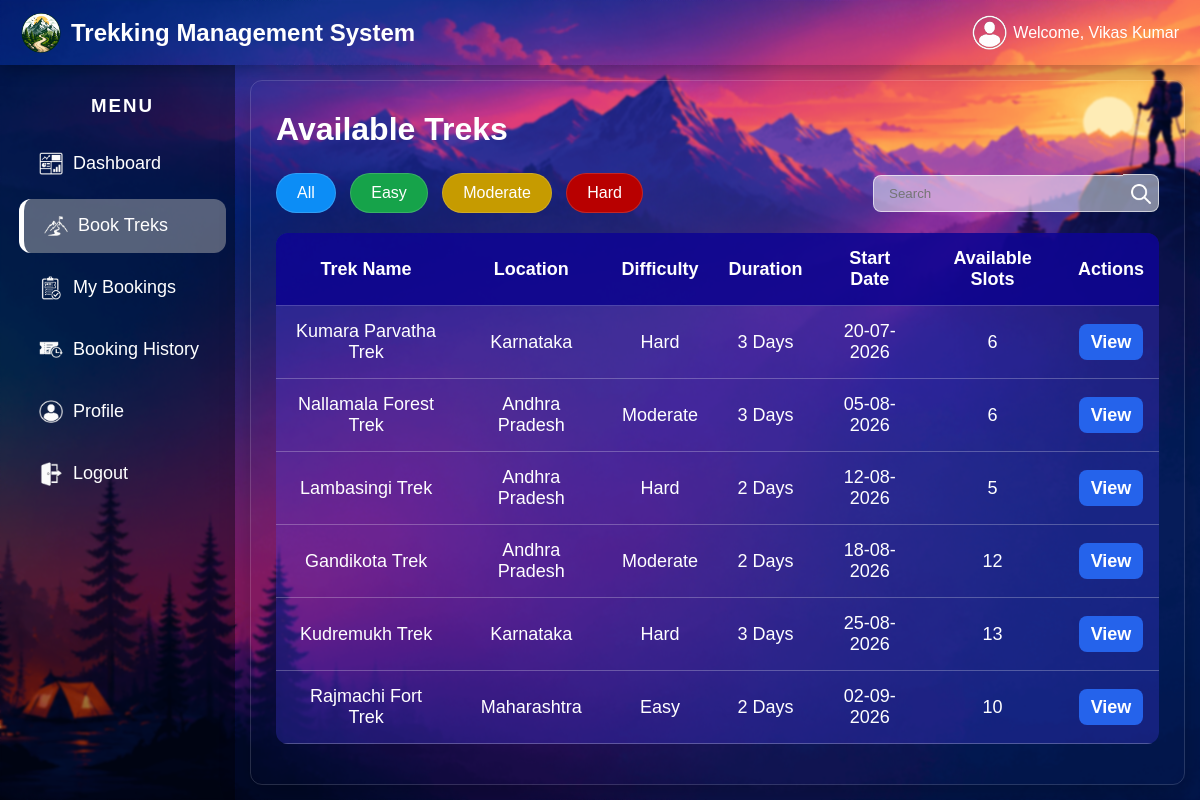
Screenshot of /user_book_treks (signed in) with the database file from the repository.
### tables this page shows
CREATE TABLE treks(
        id INTEGER PRIMARY KEY AUTOINCREMENT,
        trek_name TEXT NOT NULL,
        location TEXT NOT NULL,
        difficulty TEXT NOT NULL,
        duration INTEGER NOT NULL,
        start_date TEXT NOT NULL,
        end_date TEXT NOT NULL,
        total_slots INTEGER NOT NULL,
        available_slots INTEGER NOT NULL,
        status TEXT DEFAULT 'Open',
        description TEXT,
        image TEXT,
        staff_id INTEGER,
        trek_state TEXT DEFAULT 'Not Started',
        FOREIGN KEY(staff_id) REFERENCES users(id));

### app.py (the view)
@app.route("/user_book_treks")
def user_book_treks():
    if "user_id" not in session:
        return redirect("/")
    user_id = session["user_id"]
    user_name = session["user_name"]
    search = request.args.get('search','').strip()
    conn = sqlite3.connect("trek.db")
    cursor = conn.cursor()
    if search:
        cursor.execute("""
            SELECT * FROM treks
            WHERE trek_state='Not Started' AND available_slots > 0 AND status='Open'
            AND( trek_name LIKE ?
                OR location LIKE ?
                OR duration LIKE ?
                OR start_date LIKE ?)
                ORDER BY start_date""",
            (f"%{search}%",f"%{search}%",f"%{search}%",f"%{search}%")
        )
    else:
        cursor.execute(
            """SELECT * FROM treks
            WHERE trek_state='Not Started' AND available_slots > 0 AND status='Open'
            ORDER BY start_date""")
    treks = cursor.fetchall()
    conn.close()
    return render_template("user_book_treks.html", user_id=user_id,
                           user_name=user_name, treks=treks,
                           page="treks", search=search)

### app.py (called while the page is built)
@app.template_filter("format_date")
def format_date(value):
    if not value:
        return '-'
    if " " in value:
        date = datetime.strptime(value, "%Y-%m-%d %H:%M:%S")
    else:
        date = datetime.strptime(value, "%Y-%m-%d")
    return date.strftime("%d-%m-%Y")

### templates/user_book_treks.html (shortened to what this page needs)
{% extends "base_user.html" %}
{% block content %}
    <div class="glass-card">
        <h1>Available Treks</h1>
        <div class="top-bar">
            <div class="status_button">
                <a href="/user_book_treks" class="blue">All</a>
                <a href="/user_book_treks/easy" class="green">Easy</a>
                <a href="/user_book_treks/moderate" class="yellow">Moderate</a>
                <a href="/user_book_treks/hard" class="red">Hard</a>
            </div>
            <form method="GET" class="search-form">
                <input type="text" name="search" placeholder="Search" value="{{request.args.get('search','')}}">
                <button type="submit"><img src="/static/images/search icon.png" alt="search icon"></button>
            </form>
        </div>
        <table>
            <tr>
                <th>Trek Name</th>
                <th>Location</th>
                <th>Difficulty</th>
                <th>Duration</th>
                <th>Start Date</th>
                <th>Available Slots</th>
                <th>Actions</th>
            </tr>
            {% for trek in treks %}
            <tr>
                <td>{{trek[1]}}</td>
                <td>{{trek[2]}}</td>
                <td>{{trek[3]}}</td>
                <td>{{trek[4]}} Days</td>
                <td>{{trek[5] | format_date}}</td>
                <td>{{trek[8]}}</td>
                <td>
                    <a href="/user_trek_booking/{{trek[0]}}" class="update-btn">
                        View
                    </a>
                </td>
            </tr>
            {% endfor %}
    </div>
{% endblock %}

### templates/base_user.html (shortened to what this page needs)
<!DOCTYPE html>
<html lang="en">
<head>
    <link rel="stylesheet" href="/static/css/user_dash_style.css">
</head>
<body>
    <div class="navbar">
        <div class="logo">
            <img src="/static/images/Logo.png" alt="Brand Logo">
            <span>Trekking Management System</span>
        </div>
        <div class="admin">
            <img src="/static/images/profile logo.png" alt="profile logo"> Welcome, {{user_name}}
        </div>
    </div>
    <div class="container">
        <div class="sidebar">
            <h3>MENU</h3>
            <a class="{% if page == 'dash'%}high_side{% endif %}" href="/user_dash">
                <img src="/static/images/dash logo.png" alt="dashboard logo">
                <div>Dashboard</div>
            </a>
            <a class="{% if page == 'treks'%}high_side{% endif %}" href="/user_book_treks">
                <img src="/static/images/manage treks logo.png" alt="Book treks logo">
                <div>Book Treks</div>
            </a>
            <a class="{% if page == 'bookings'%}high_side{% endif %}" href="/user_my_bookings">
                <img src="/static/images/manage bookings logo.png" alt="My bookings logo">
                <div>My Bookings</div>
            </a>
            <a class="{% if page == 'booking_history'%}high_side{% endif %}" href="/user_booking_history">
                <img src="/static/images/booking history logo.png" alt="Book history logo">
                <div>Booking History</div>
            </a>
            <a class="{% if page == 'profile'%}high_side{% endif %}" href="/user_profile">
                <img src="/static/images/profile logo.png" alt="Profile logo">
                <div>Profile</div>
            </a>
            <a href="/logout" class="logout">
                <img src="/static/images/logout logo.png" alt="">
                <div>Logout</div>
            </a>
        </div>
        <div class="content">
            {% block content %}
            {% endblock %}
        </div>
    </div>
</body>
</html>

### static/css/user_dash_style.css (style rules this page uses)
* { box-sizing: border-box ; color: white; font-family: Arial, Helvetica, sans-serif; }
body { margin:0; padding:0; background-image:url("/static/images/background1.png"); background-size:cover; background-position:center; background-repeat:no-repeat; background-attachment:fixed; }
.navbar { width: 100%; height: 65px; padding: 10px 20px; background-color: transparent; backdrop-filter: blur(1px); border: 1px solid rgba(0, 36, 156, 0); box-shadow: 0 5px 15px rgba(0,0,0,0.25); color: white; display: flex; justify-content: space-between; align-items: center; position: fixed; top: 0; left: 0; z-index: 1000; }
.logo { display:flex; align-items:center; gap:10px; font-size:24px; font-weight:bold; }
.logo img { width:40px; height:40px; object-fit:cover; border-radius:50%; }
.admin { display: flex; align-items: center; gap: 6px; }
.admin img { height: 35px; width: 35px; }
.container { display: block; }
.sidebar { width: 235px; height: calc(100vh - 65px); background-color: rgba(0, 0, 0, 0.394); backdrop-filter: blur(1px); color: white; padding: 10px 0px 10px 10px; border: 1px solid transparent; position: fixed; top: 65px; left: 0; }
.sidebar h3 { text-align:center; letter-spacing:2px; margin-bottom:20px; color:white; }
.sidebar a { display:flex; align-items: center; padding:15px 20px; margin:8px; gap: 10px; color:white; text-decoration:none; border-radius:12px; transition:0.3s ease; font-size:18px; font-weight:500; }
.sidebar img { height: 24px; width: 24px; object-fit: contain; flex-shrink: 0; }
.high_side { background: rgba(179, 179, 179, 0.476); font-weight:bold; border-left:5px solid white; }
.content { margin-left:235px; margin-top:65px; padding:15px; flex:1; background:transparent; backdrop-filter:blur(1px); min-height:calc(100vh - 65px); }
.content h1 { margin: 5px 0; color: white; }
.glass-card { height: calc(100vh - 95px); width: 100%; display: flex; flex-direction: column; background: transparent; border-radius:12px; padding:25px; border:1px solid rgba(255,255,255,.15); box-shadow:0 10px 30px rgba(0,0,0,.25); overflow-y: auto; }
.top-bar { display: flex; justify-content: space-between; margin:20px 0; }
.search-form { display: flex; justify-content: flex-end; align-items: center; }
.search-form input { width: 250px; padding: 10px 15px; background-color: rgba(255, 255, 255, 0.5); border: 1px solid rgba(255, 255, 255, 0.6); border-right: 0px; border-radius: 8px; border-top-right-radius: 0; border-bottom-right-radius: 0; color: black; }
.search-form button { padding: 5px 5px 0px; width: 36px; height: 37.5px; border: 1px solid rgba(255, 255, 255, 0.6); border-left: 0px; border-radius: 8px; border-top-left-radius: 0; border-bottom-left-radius: 0; background-color: rgba(255, 255, 255, 0.5); color: white; cursor: pointer; }
.search-form img { height: 20px; width: 20px; }
.content table { width:100%; margin-top:0px; border-collapse:collapse; overflow:hidden; border-radius:12px; background:rgba(77, 64, 255, 0.264); color:white; font-size: 18px; }
.content th { padding:15px; background:rgba(11, 2, 141, 0.826); font-size:18px; text-align:center; }
.content td { padding:15px; text-align:center; border-bottom:1px solid rgba(255, 255, 255, 0.252); border-top:1px solid rgba(255, 255, 255, 0.252); }
.update-btn { text-decoration: none; color: white; background: #2563eb; padding: 8px 12px; width: 70px; text-align: center; border-radius: 8px; font-weight: bold; transition: 0.3s; }
.status_button a { display:inline-block; padding:10px 20px; margin-right:10px; border-radius:20px; text-decoration:none; color:white; backdrop-filter:blur(10px); border:1px solid rgba(255,255,255,.15); }
.blue { background:#0c8df6; }
.green { background:#16a34a; }
.yellow { background:#c69b00; }
.red { background:#b80000; }

### rows the page displays
treks: trek_name "Kumara Parvatha Trek", location "Karnataka", difficulty "Hard", duration "3", start_date "20-07-2026", available_slots "6"
treks: trek_name "Nallamala Forest Trek", location "Andhra Pradesh", difficulty "Moderate", duration "3", start_date "05-08-2026", available_slots "6"
treks: trek_name "Lambasingi Trek", location "Andhra Pradesh", difficulty "Hard", duration "2", start_date "12-08-2026", available_slots "5"
treks: trek_name "Gandikota Trek", location "Andhra Pradesh", difficulty "Moderate", duration "2", start_date "18-08-2026", available_slots "12"
treks: trek_name "Kudremukh Trek", location "Karnataka", difficulty "Hard", duration "3", start_date "25-08-2026", available_slots "13"
treks: trek_name "Rajmachi Fort Trek", location "Maharashtra", difficulty "Easy", duration "2", start_date "02-09-2026", available_slots "10"

### other values shown
{{ user_name }} "Vikas Kumar"
